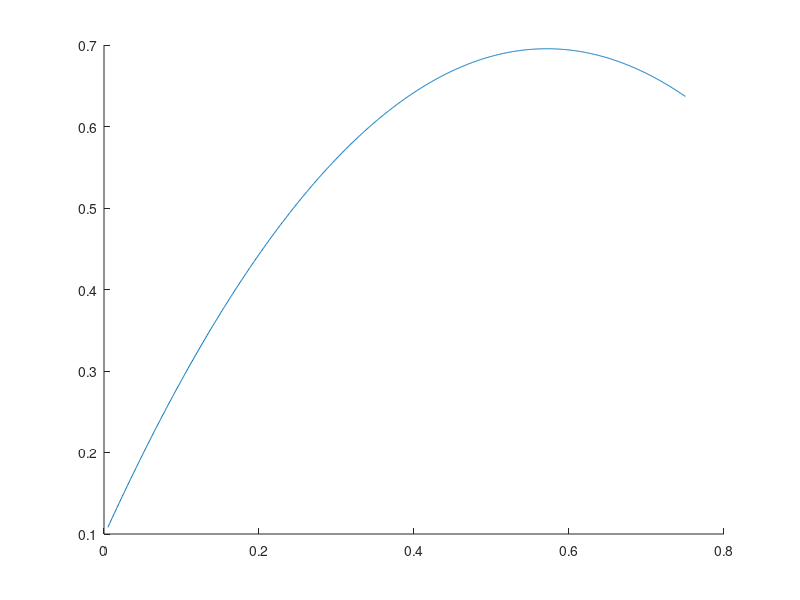

This chart was generated by the following MATLAB code: (Note: this script raises an error after producing the figure.)
% PAPILLARY
figure;
xdataP = [0.005,0.0075,0.025,0.25, 0.5, 0.75];
ydataP = [0.09,0.111,0.157,0.545, 0.647, 0.65];

xFitP = linspace(min(xdataP), max(xdataP), 1000); % 1000 points.
coefficients = polyfit(xdataP, ydataP, 2);
yFittedP = polyval(coefficients, xFitP);
plot(xFitP,yFittedP,xdataP,ydataP,'O'); % pPapillary
xlabel('Target ratio (E/T)');
ylabel('Lysis');
title('Papillary');
saveas(gcf,'Papillary-lysis-ratio','jpg');

%SPHERICAL
figure;
xdataS = [0.005, 0.0075, 0.025, 0.25, 0.75];
ydataS = [0.0021, 0.00335,0.0136,0.0306, 0.0356];
xFitS = linspace(min(xdataS), max(xdataS), 1000);
coefficients = polyfit(xdataS, ydataS, 2);
yFittedS = polyval(coefficients, xFitS);
plot(xFitS,yFittedS,xdataS,ydataS,'O');
xlabel('Target ratio (E/T)');
ylabel('Lysis');
title('Spherical');
saveas(gcf,'Spherical-lysis-ratio','png');

% FILAMENTARY
figure;
xdataF = [0.005,0.0075,0.025, 0.25, 0.75];
ydataF = [0.0178,0.0667,0.158,0.256,0.295];
xFitF = linspace(min(xdataF), max(xdataF), 1000);
coefficients = polyfit(xdataF, ydataF, 2);
yFittedF = polyval(coefficients, xFitF);

plot(xFitF,yFittedF,xdataF,ydataF,'o')
xlabel('Target ratio (E/T)');
ylabel('Lysis');
title('Filamentary');
saveas(gcf,'Filamentary-lysis-ratio','png');
